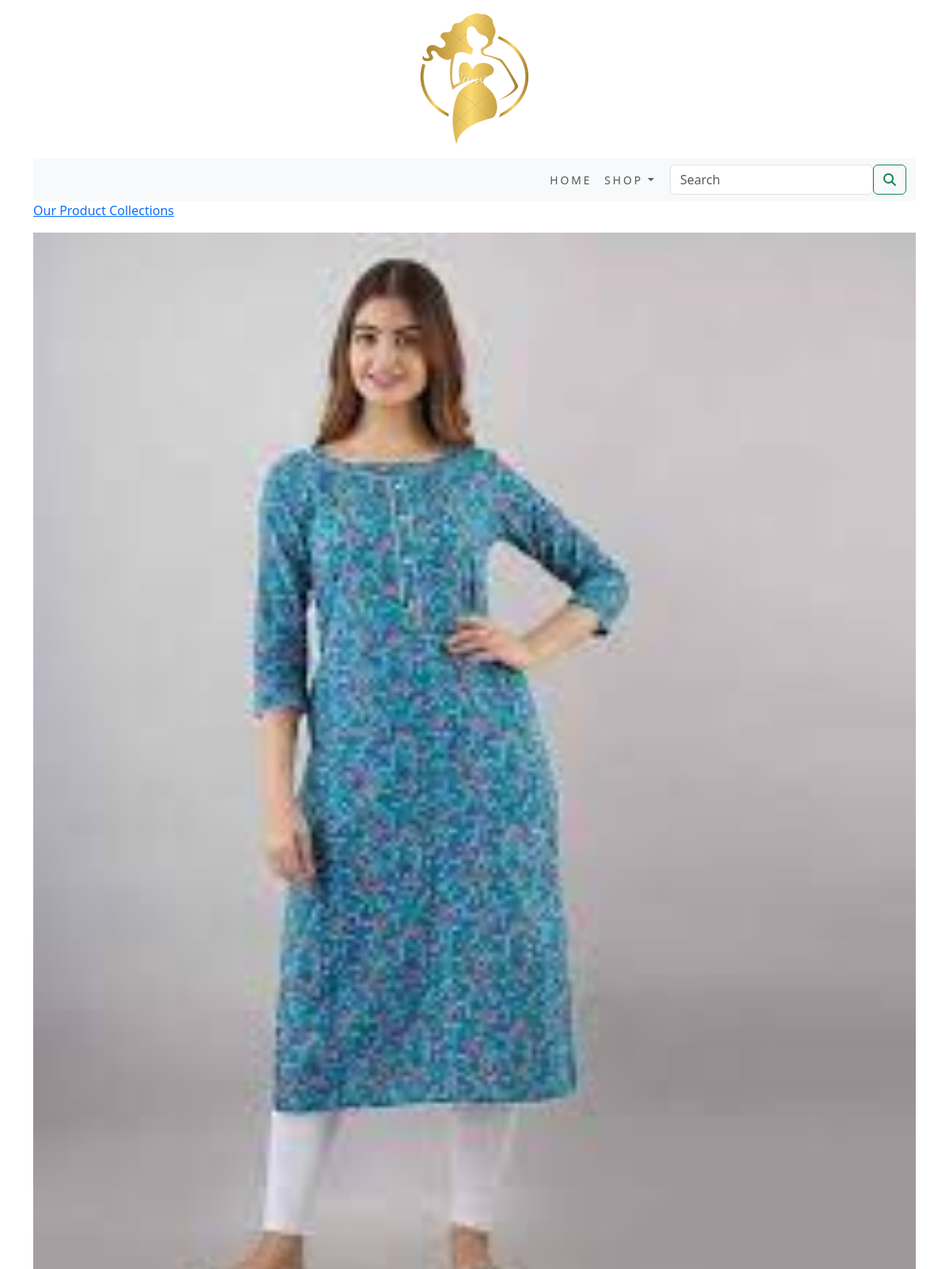
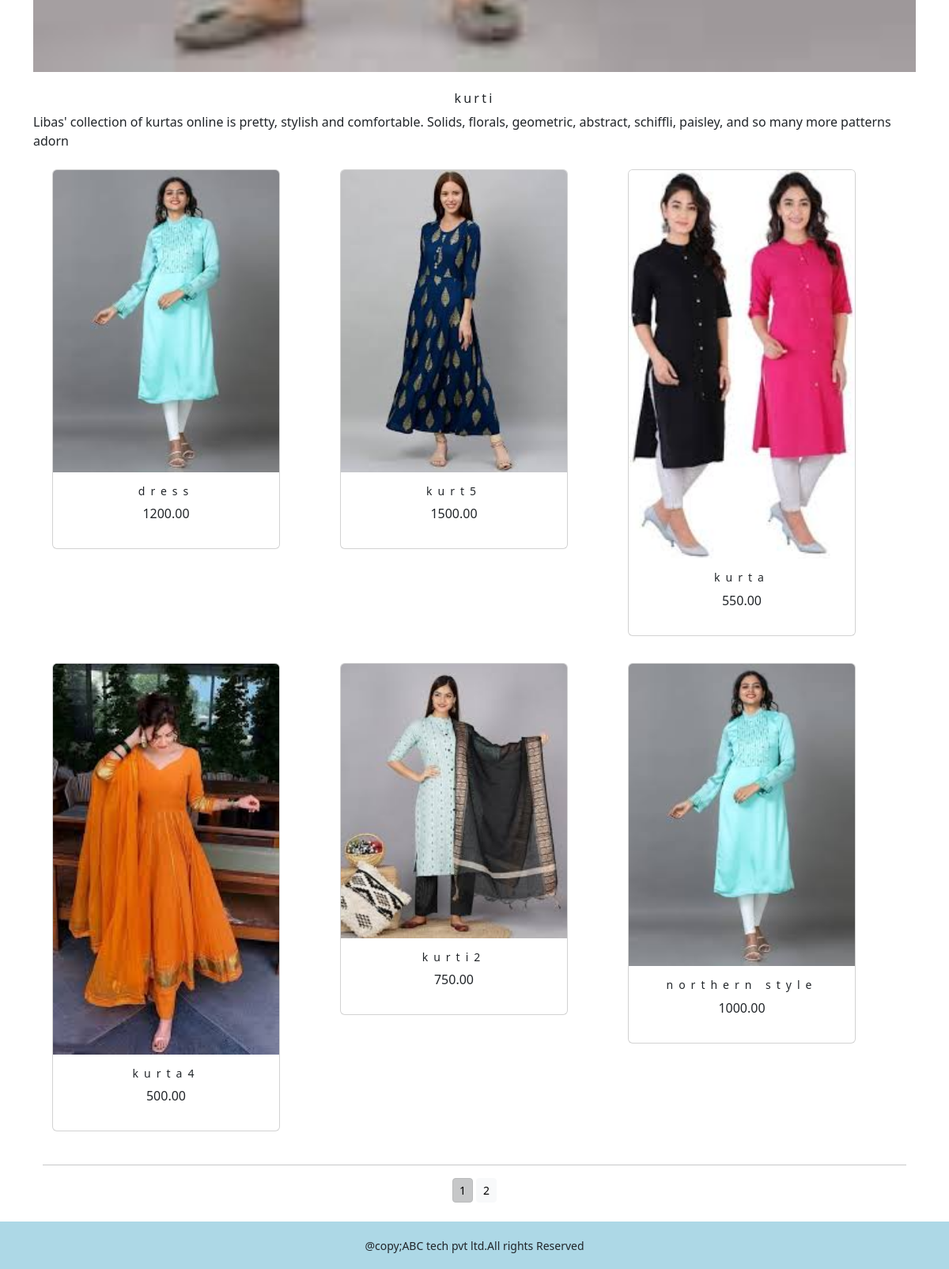
Page /shopapp/kurti-for-women/ on the committed database (2 pictures, top to bottom).
### shopapp/models.py (models this page shows, shortened)
class Category(models.Model):
    name = models.CharField(max_length=250, unique=True)
    slug = models.SlugField(max_length=250, unique=True)
    description = models.TextField(blank=True)
    image = models.ImageField(upload_to='category', blank=True)
    class Meta:
        ordering = ('name',)
        verbose_name = 'category'
        verbose_name_plural = 'categories'
    def get_url(self):
        return reverse('shopapp:products_by_category', args=[self.slug])

class Product(models.Model):
    name = models.CharField(max_length=250, unique=True)
    slug = models.SlugField(max_length=250, unique=True)
    description = models.TextField(blank=True)
    price = models.DecimalField(max_digits=10, decimal_places=2)
    category = models.ForeignKey(Category, on_delete=models.CASCADE)
    image = models.ImageField(upload_to='product', blank=True)
    stock = models.IntegerField()
    available = models.BooleanField(default=True)
    created = models.DateTimeField(auto_now_add=True)
    updated = models.DateTimeField(auto_now=True)
    def get_url(self):
        return reverse('shopapp:prodCatdetail', args=[self.category.slug, self.slug])
    class Meta:
        ordering = ('name',)
        verbose_name = 'product'
        verbose_name_plural = 'products'

### shopapp/views.py (the view)
# urls.py: path('', views.allProdCat, name='allProdCat'),
def allProdCat(request, c_slug=None):
    c_page = None
    products_list = None
    if c_slug != None:
        c_page = get_object_or_404(Category, slug=c_slug)
        products_list = Product.objects.all().filter(category=c_page, available=True)
    else:
        products_list = Product.objects.all().filter(available=True)
    paginator=Paginator(products_list,6)
    try:
        page=int(request.GET.get('page','1'))
    except:
        page=1
    try:
        products=paginator.page(page)
    except(EmptyPage,InvalidPage):
        products=paginator.page(paginator.num_pages)
    return render(request, "category.html", {'category': c_page, 'products': products})

### cart/context_processors.py (called while the page is built)
def counter(request):
    item_count = 0
    if 'admin' in request.path:
        return {}
    else:
        try:
            cart = Cart.objects.filter(cart_id=_cart_id(request))
            cart_items = CartItem.objects.all().filter(cart=cart[:1])
            for cart_item in cart_items:
                item_count += cart_item.quantity
        except Cart.DoesNotExist:
            item_count = 0
    return dict(item_count=item_count)

### cart/views.py (called while the page is built)
def _cart_id(request):
    cart = request.session.session_key
    if not cart:
        cart = request.session.create()
    return cart

### shopapp/context_processors.py (called while the page is built)
def menu_links(request):
    links=Category.objects.all()
    return dict(links=links)

### templates/category.html (shortened to what this page needs)
{% extends 'base.html' %}
{% load static %}
{% block content %}
{% if category %}
   <div>
      <div class="row my_row_class" >
         <div class="mx-auto">
         <p><a href="{% url 'shopapp:allProdCat' %}">Our Product Collections </a></p>
      </div>
         </div>
   </div>
   {% endif %}
<div class="mx_auto">
   {% if category %}
      <img class="my_image" src="{{category.image.url}}" alt="{{category.name}}" width="100px;" height="100px;">
</div>
   <br>
<div>
      <h1 class="text-center my_title">{{category.name}}</h1>
      <p class="text_justify">{{category.description}}</p>
</div>
   {% endif %}
<div class="container">
   <div class="row mx-auto">
      {% for product in products.object_list %}
      <div class="my_bottom_margin col-9 col-sm-5 col-md-4 col-md-25 col-lg-4">
         <div class="navbar  box-shadow mb-2" >
         <div class="card-deck mt-50">
            <div class="card text-center" style="min-width:18rem">
               <a href="{{product.get_url}}"><img class="card-img-top my_image" src="{{product.image.url}}" alt="{{product.name}}" width="100px;" height="100px;"></a>
               <div class="card-body">
                  <h4>{{product.name}}</h4>
                  <p>{{product.price}}</p>
               </div>
            </div>
         </div>
         </div>
      </div>
      {% endfor %}
   </div>
   <div class="mx-auto">
      {% if products.paginator.num_pages > 1 %}
      <hr>
      <div class="text-center">
         {% for pg in products.paginator.page_range %}
               <a href="?page={{pg}}" class="btn btn-light btn-sm {% if products.number == pg %} active {% endif %}">{{pg}}</a>
         {% endfor %}
      </div>
      {% endif %}
   </div>
   <br>
</div>
{% endblock %}

### static/css/custom.css (style rules this page uses)
body { background-color:aqua; font-family: 'Roboto', sans-serif; }
.my_image { width:100%; height:auto; }
.my_title { font-size:16px; text_transform:uppercase; letter-spacing: .2em; }
.my_bottom_margin { margin-bottom:10px; }
.card-body h4 { font-size: 14px; text_transform:uppercase; letter-spacing:.5em; }

### rows in the picture
Category: image (picture), name "kurti", description "Libas' collection of kurtas online is pretty, stylish and comfortable. Solids, florals, geometric, abstract, schiffli, paisley, and so many more patterns adorn"
Product: image (picture), name "dress", price "1200.00"
Product: image (picture), name "kurt5", price "1500.00"
Product: image (picture), name "kurta", price "550.00"
Product: image (picture), name "kurta4", price "500.00"
Product: image (picture), name "kurti2", price "750.00"
Product: image (picture), name "northern style", price "1000.00"

### other values in the picture
{{ pg }} "1" "2"
